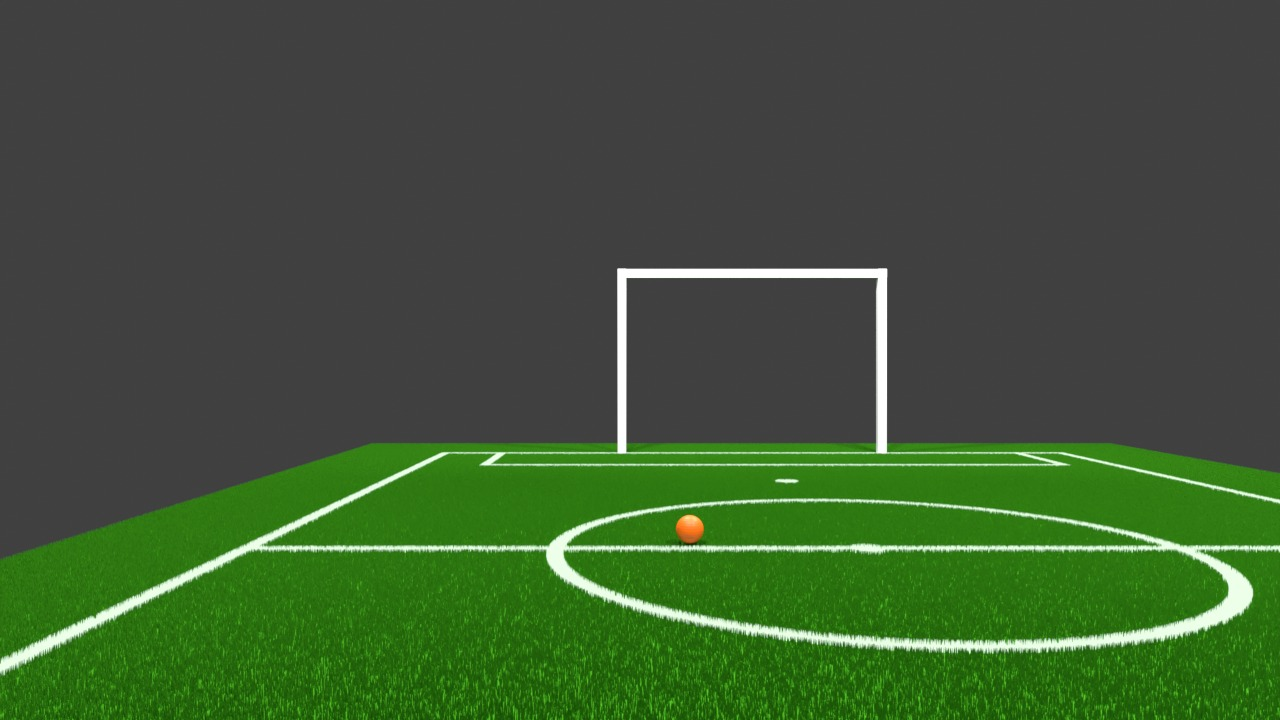
#> input picture src/sample_program/samplesIMG/sampleLineDet.jpeg, 1280 x 720 px, found by its file name
$ python ballballan.py
#> lines starting #> are read from the running program, lines starting #| are printed output that depends on the picture; after the words box and inside, x2 and y2 are one past the last pixel; in counts of white or black regions, pixels touching at a corner belong together
#> in main, frame is the input picture: shape (720, 1280, 3); mean B, G, R 53.5, 87.2, 62.8
import cv2
import numpy as np
import time

# deteksi bola
def ball(frame):
    hsv = cv2.cvtColor(frame, cv2.COLOR_BGR2HSV)
#> hsv: shape (720, 1280, 3); mean H, S, V 20, 73.5, 87.2
    lower_orange = np.array([1, 120, 110])
    upper_orange = np.array([25, 255, 255])
    mask_ball = cv2.inRange(hsv, lower_orange, upper_orange)
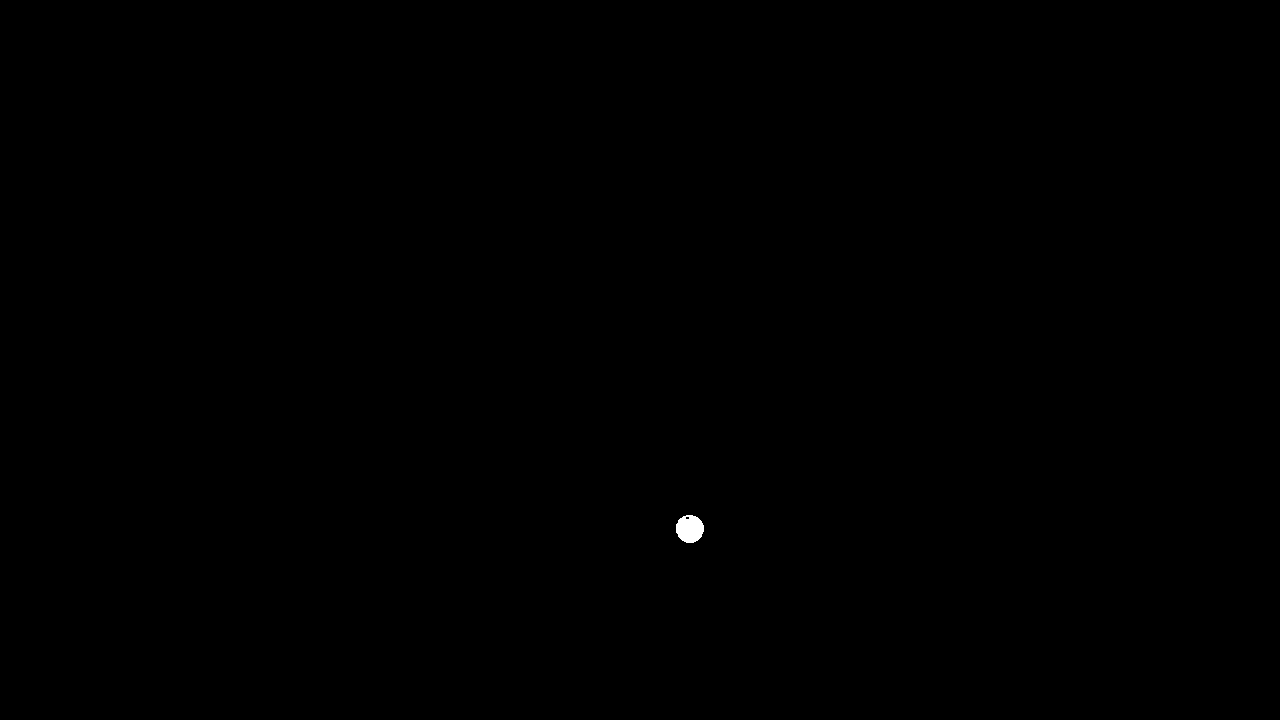
#> mask_ball: shape (720, 1280); 0.07% white; 1 white region, box (x1, y1, x2, y2) and area: (676, 515, 704, 543) 611
    ball_detected = cv2.bitwise_and(frame, frame, mask=mask_ball)
    #return ball_detected
    return mask_ball

# deteksi lapangan
def field(frame):
    hsv = cv2.cvtColor(frame, cv2.COLOR_BGR2HSV)
    # green
    lower_green = np.array([30, 50, 15])
    upper_green = np.array([100, 255, 255])
    mask_green = cv2.inRange(hsv, lower_green, upper_green)
#> mask_green: shape (720, 1280); 34.1% white; 3 white regions, box (x1, y1, x2, y2) and area: (0, 549, 1280, 720) 145217, (0, 441, 1280, 663) 119799, (563, 549, 1229, 645) 49508
    # white
    lower_white = np.array([0, 0, 180])
    upper_white = np.array([190, 25, 255])
    mask_white = cv2.inRange(hsv, lower_white, upper_white)
#> mask_white: shape (720, 1280); 1.2% white; 183 white regions (155 under 20 px), largest, box (x1, y1, x2, y2) and area: (617, 268, 887, 453) 5809, (12, 539, 265, 664) 1209, (1193, 559, 1252, 630) 1184
    white_detected = cv2.bitwise_and(frame, frame, mask=mask_white)
    mask_field = cv2.bitwise_or(mask_green, mask_white)
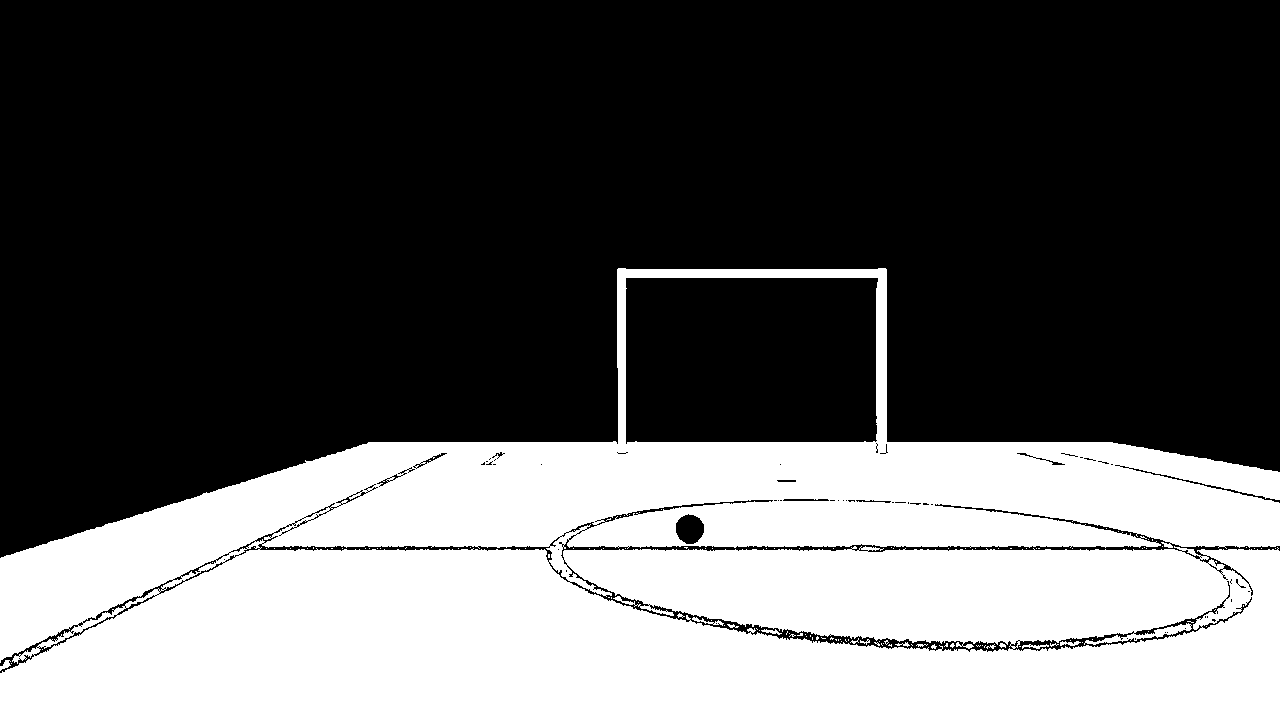
#> mask_field: shape (720, 1280); 35.4% white; 120 white regions (108 under 20 px), largest, box (x1, y1, x2, y2) and area: (0, 268, 1280, 720) 325128, (692, 617, 724, 626) 85, (1022, 644, 1049, 649) 65
    field_detected = cv2.bitwise_and(frame, frame, mask=mask_field)
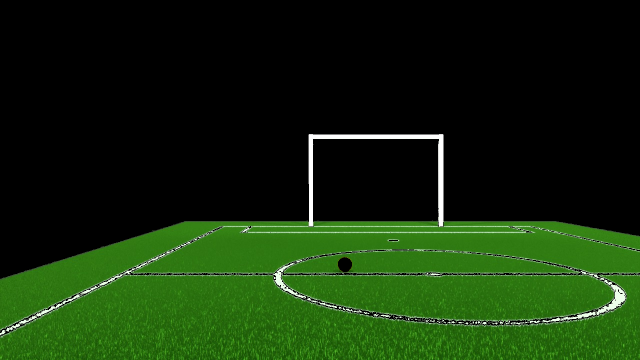
#> field_detected: shape (720, 1280, 3) (shown at 1/2 size); mean B, G, R 10.4, 43.6, 19.5
    #return field_detected
    return mask_field

# deteksi bola pada lapangan
def detect(mask_ball, mask_field, frame):
    blurred_ball_mask = cv2.GaussianBlur(mask_ball, (9, 9), 2)
    circles = cv2.HoughCircles(
        blurred_ball_mask,
        cv2.HOUGH_GRADIENT,
        dp=1.2,
        minDist=50,
        param1=50,
        param2=30,
        minRadius=10,
        maxRadius=100
    )
#> circles = [[689.4, 528.6, 14.32]]

    if circles is not None:
        circles = np.uint16(np.around(circles))
#> circles = [[689, 529, 14]]
        for i in circles[0, :]:
            x, y, r = i[0], i[1], i[2]
            margin = int(r * 1.5)
            x1, y1 = max(x - margin, 0), max(y - margin, 0)
            x2, y2 = min(x + margin, frame.shape[1]), min(y + margin, frame.shape[0])
            surrounding_area = mask_field[y1:y2, x1:x2]
            green_ratio = np.sum(surrounding_area == 255) / surrounding_area.size
            surrounding_area2 = mask_ball[y1:y2, x1:x2]
            orange_ratio = np.sum(surrounding_area == 255) / surrounding_area.size

            # cek bola oren di atas lapangan hijau
            if (green_ratio > 0.1 and orange_ratio < 0.54):
                cv2.circle(frame, (x, y), r, (0, 255, 0), 2)
                cv2.circle(frame, (x, y), 2, (0, 0, 255), 3)
#> this loop made 1 pass
#> (x, y, r, margin, x1, y1, x2, y2) on pass 1: (689, 529, 14, 21, 668, 508, 710, 550)
#> pass 1, in detect, `surrounding_area = mask_field[y1:y2, x1:x2]`:
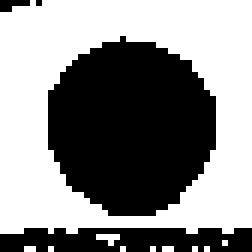
#> surrounding_area: shape (42, 42) (shown 6 times larger); 55% white; 4 black regions (2 under 20 px), largest, box (x1, y1, x2, y2) and area: (8, 6, 36, 36) 644, (0, 38, 42, 42) 142
#> pass 1, in detect, `surrounding_area2 = mask_ball[y1:y2, x1:x2]`:
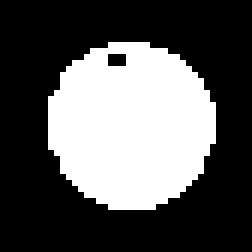
#> surrounding_area2: shape (42, 42) (shown 6 times larger); 34.6% white; 1 white region, box (x1, y1, x2, y2) and area: (8, 7, 36, 35) 611

    return frame

def main():
    # Read image instead of video
    image_path = "/home/altair/Documents/ALTAIR-vision/src/sample_program/samplesIMG/sampleLineDet.jpeg"  # Replace with your image path
    frame = cv2.imread(image_path)

    if frame is None:
        print("Error: Cannot read the image.")
        return

    # Process the image
    start_time = time.time()

    mask_ball = ball(frame)
    mask_field = field(frame)
    final_frame = detect(mask_ball, mask_field, frame)

    # Calculate processing time
    processing_time = time.time() - start_time
    fps = 1 / processing_time if processing_time > 0 else 0

    # Add FPS text to the image
    cv2.putText(final_frame, f'Processing Time: {processing_time:.2f}s', (10, 30),
                cv2.FONT_HERSHEY_SIMPLEX, 1, (0, 255, 0), 2)
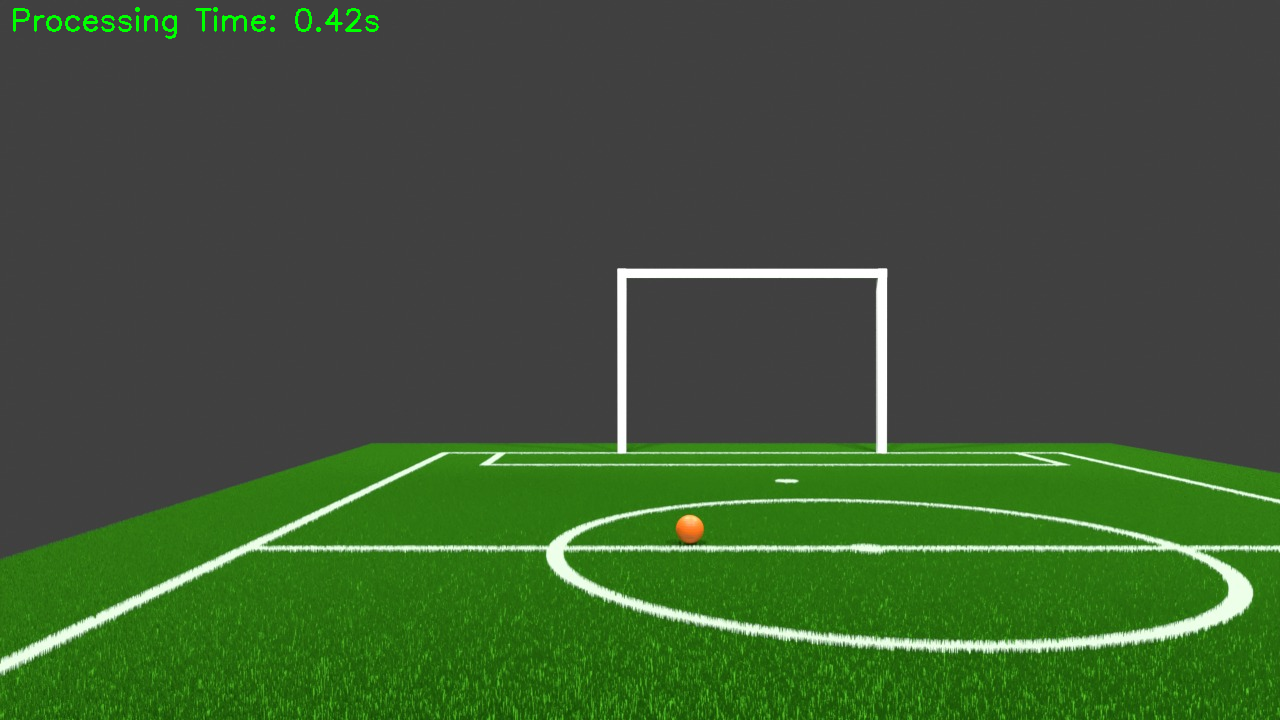
#> final_frame: shape (720, 1280, 3); 0.26% of pixels changed, all inside (x1, y1, x2, y2) = (13, 7, 379, 39)

    # Show results
    cv2.imshow("Ball Detection", final_frame)
    cv2.imshow("Ball Mask", mask_ball)
    cv2.imshow("Field Mask", mask_field)

    # Wait for key press and close windows
    cv2.waitKey(0)
    cv2.destroyAllWindows()

if __name__ == "__main__":
    main()

$ run again, with src/sample_program/samplesIMG/WhatsApp Image 2024-12-21 at 15.46.52.jpeg copied over src/sample_program/samplesIMG/sampleLineDet.jpeg
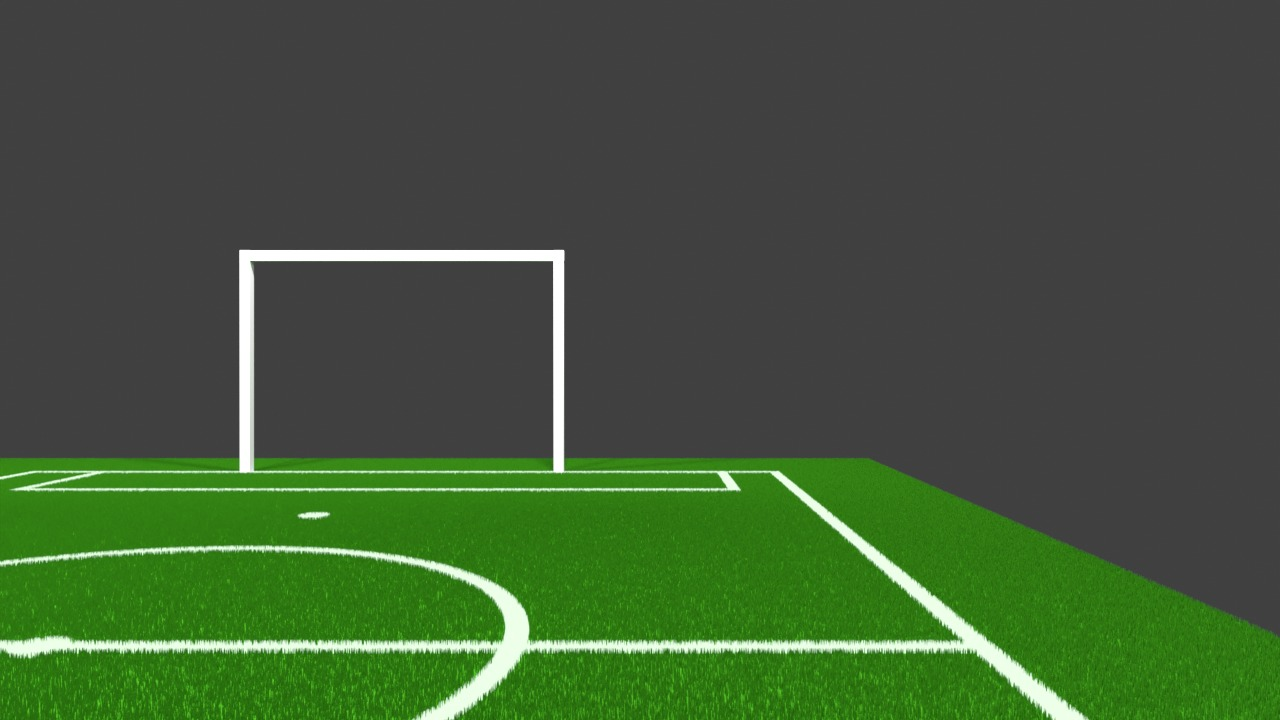
#> input picture src/sample_program/samplesIMG/WhatsApp Image 2024-12-21 at 15.46.52.jpeg, 1280 x 720 px, found by its file name
#> in main, frame is the input picture: shape (720, 1280, 3); mean B, G, R 56.8, 88.4, 65.6
#> hsv: shape (720, 1280, 3); mean H, S, V 18.3, 64.8, 88.5
#> mask_ball: shape (720, 1280); every value is 0
#> ball_detected: shape (720, 1280, 3); every value is 0
#> in field, `mask_green = cv2.inRange(hsv, lower_green, upper_green)`:
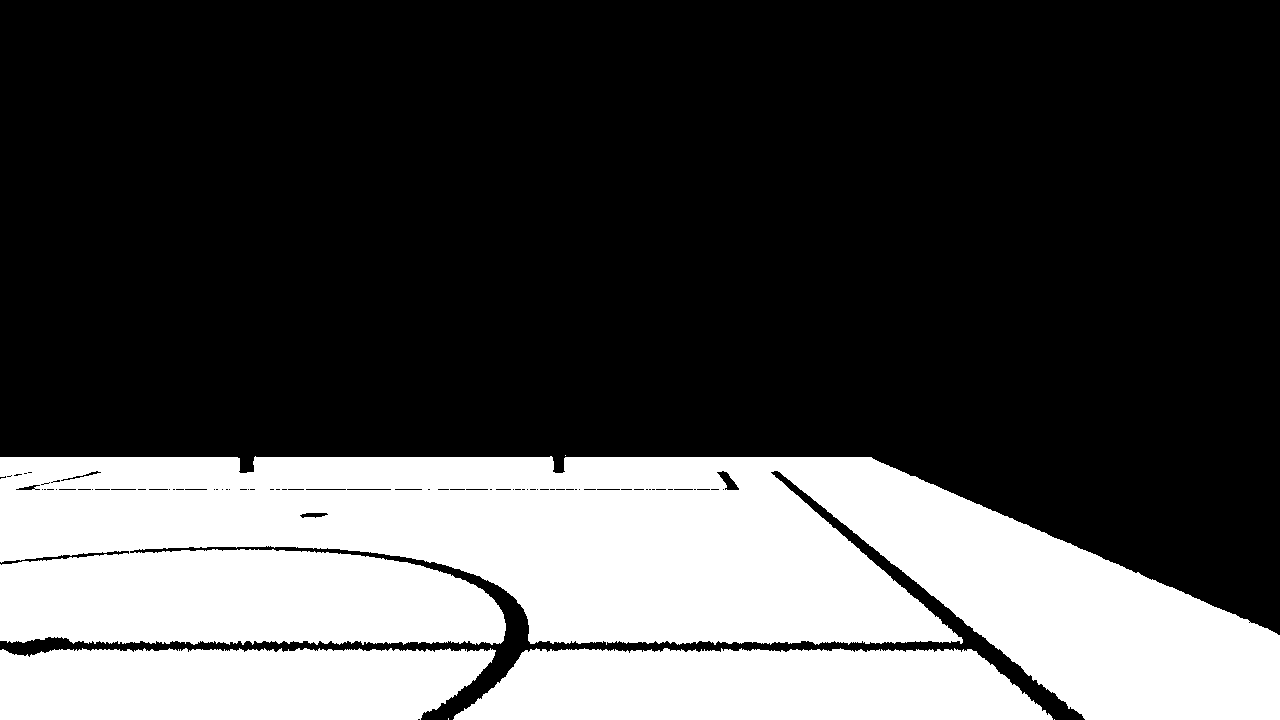
#> mask_green: shape (720, 1280); 30.5% white; 6 white regions (3 under 20 px), largest, box (x1, y1, x2, y2) and area: (0, 456, 1280, 720) 212414, (453, 648, 1053, 720) 36532, (0, 648, 496, 720) 32396
#> mask_white: shape (720, 1280); 1.8% white; 181 white regions (147 under 20 px), largest, box (x1, y1, x2, y2) and area: (239, 250, 564, 472) 8921, (774, 472, 1081, 720) 3286, (423, 565, 532, 720) 2718
#> mask_field: shape (720, 1280); 32.4% white; 153 white regions (137 under 20 px), largest, box (x1, y1, x2, y2) and area: (0, 250, 1280, 720) 297261, (919, 643, 937, 649) 45, (897, 644, 918, 649) 42
#> circles = None
#> in main, `cv2.putText(final_frame, f'Processing Time: {processing_time:.2f}s', (..`:
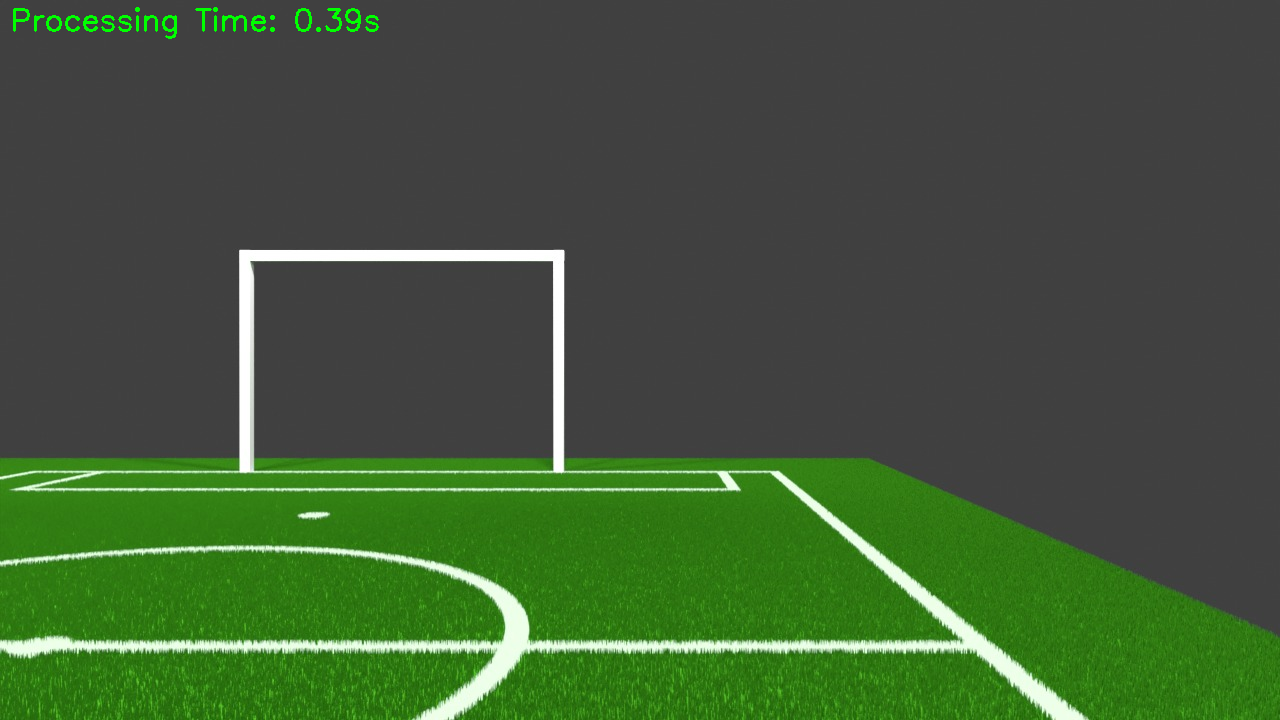
#> final_frame: shape (720, 1280, 3); 0.26% of pixels changed, all inside (x1, y1, x2, y2) = (13, 7, 379, 39)
